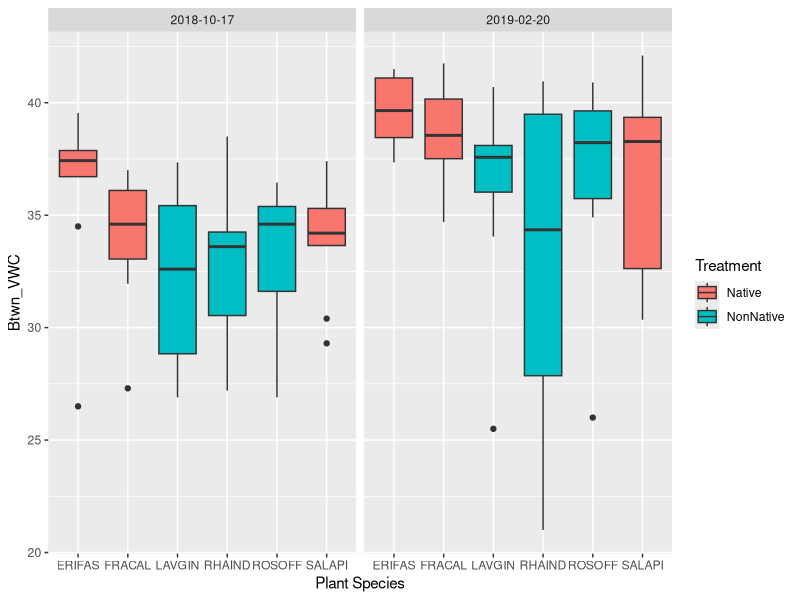

Recreate this plot in R.
## ---- chunk 1
library(tidyverse)
library(readr)
library(readxl)
library(lubridate)

## ---- chunk 2

MoistS19 <- read_excel("RelandscapingData/Moist_ Spring 2019 GH Relandscaping Soil Moisture Data.xlsx")
#view(MoistS19)
## No 2019 data
#Import and remove row without data
Moist18 <- read_excel("RelandscapingData/Moist_Fall 2018 GH Relandscaping Soil Moisture Data.xlsx", col_types = "text") %>% slice(-1)
#Replace values with NA that were entered into the wrong collumn
Moist18[Moist18 == "soil"] <- NA
Moist18[Moist18 == "tough"] <- NA
#view(Moist18)
#import and remove collumns without data
MoistW19<- read_excel("RelandscapingData/Moist_Winter 2019 GH Relandscaping Soil Moisture Data.xlsx", col_types ="text") %>% slice(-1,-4)
#view(MoistW19)

## ---- chunk 3
Moist <- bind_rows(Moist18, MoistW19)
View(Moist)
## ---- chunk 4
Moist1 <-Moist|>
  mutate(Date=
as.Date(as.numeric(Date), origin = "1899-12-30"))
view(Moist1)
## ---- chunk 5
# Kelsey 
# turns data into a CSV file, we just replace Moist1 with whatever our final data set is named 

write.csv(Moist1, "RelandscapingData/MOIST_Primary.csv", row.names = FALSE)
save(Moist1, file="RelandscapingData/MOIST_Primary.RData")
## ---- chunk 6
#Jazz EDA

## ---- chunk 7
#Tory EDA
## ---- chunk 8
#Kelsey EDA
# how does the VWC for btwn plots differ between blocks for the two dates given 
  
Moist1$'Btwn1_VWC' <- as.numeric(Moist1$'Btwn1_VWC')
Moist1$'Btwn2_VWC' <- as.numeric(Moist1$'Btwn2_VWC')


#making a new column for water consumption with the averqge of the Btwn1 and Btwn2 values 
Moist1$Btwn_VWC = ((Moist1$Btwn1_VWC + Moist1$Btwn2_VWC)/2)

#plot the VWC for Btwn seperated by date and colored by native and non-native treatment  
MoistPlot <- ggplot(Moist1, aes(x = `Plant Species`, y = Btwn_VWC, fill = Treatment)) + 
    geom_boxplot() +
  facet_grid(.~Date)


MoistPlot
  #geom_bar(stat = "identity") +
  #ggtitle("Bar Plot Example") +
  #ylab("Values") +
  #xlab("Categories")


